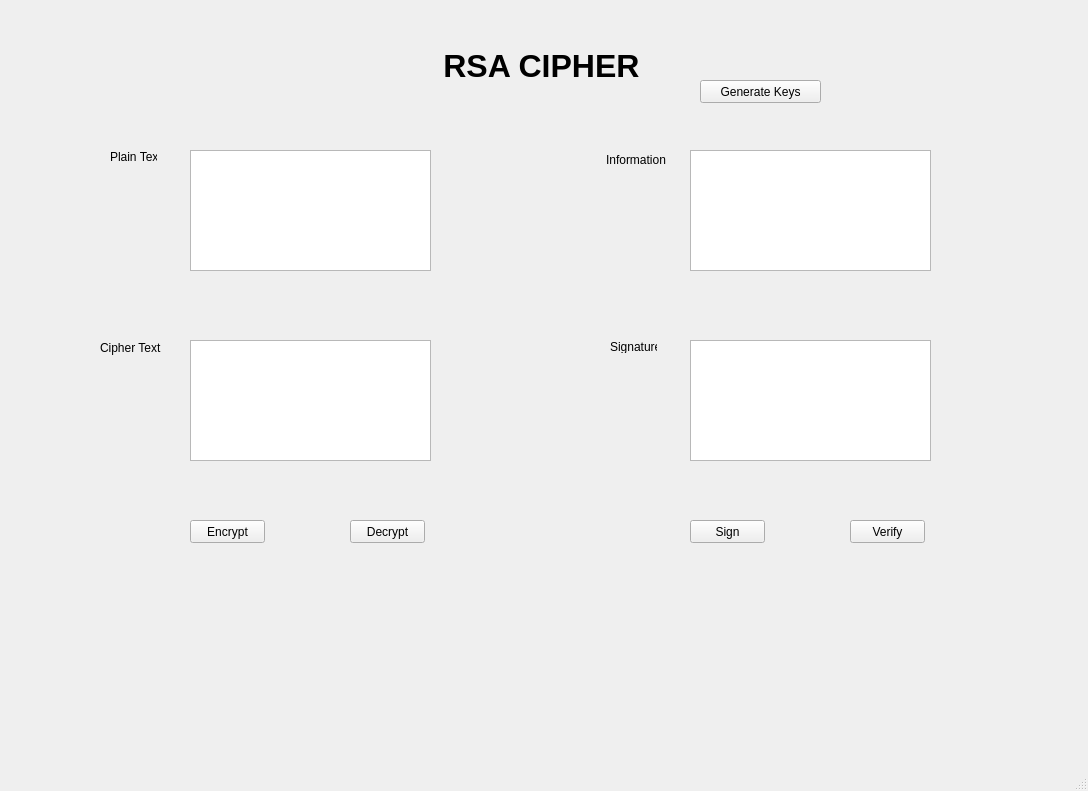
<?xml version="1.0" encoding="UTF-8"?>
<ui version="4.0">
 <class>MainWindow</class>
 <widget class="QMainWindow" name="MainWindow">
  <property name="geometry">
   <rect>
    <x>0</x>
    <y>0</y>
    <width>1088</width>
    <height>791</height>
   </rect>
  </property>
  <property name="windowTitle">
   <string>MainWindow</string>
  </property>
  <widget class="QWidget" name="centralwidget">
   <widget class="QLabel" name="label">
    <property name="geometry">
     <rect>
      <x>110</x>
      <y>150</y>
      <width>47</width>
      <height>13</height>
     </rect>
    </property>
    <property name="text">
     <string>Plain Text</string>
    </property>
   </widget>
   <widget class="QLabel" name="label_2">
    <property name="geometry">
     <rect>
      <x>100</x>
      <y>340</y>
      <width>71</width>
      <height>16</height>
     </rect>
    </property>
    <property name="text">
     <string>Cipher Text</string>
    </property>
   </widget>
   <widget class="QLabel" name="label_3">
    <property name="geometry">
     <rect>
      <x>606</x>
      <y>150</y>
      <width>71</width>
      <height>20</height>
     </rect>
    </property>
    <property name="text">
     <string>Information</string>
    </property>
   </widget>
   <widget class="QLabel" name="label_4">
    <property name="geometry">
     <rect>
      <x>610</x>
      <y>340</y>
      <width>47</width>
      <height>13</height>
     </rect>
    </property>
    <property name="text">
     <string>Signature</string>
    </property>
   </widget>
   <widget class="QLabel" name="label_5">
    <property name="geometry">
     <rect>
      <x>390</x>
      <y>40</y>
      <width>301</width>
      <height>51</height>
     </rect>
    </property>
    <property name="font">
     <font>
      <pointsize>24</pointsize>
      <weight>75</weight>
      <bold>true</bold>
     </font>
    </property>
    <property name="text">
     <string>      RSA CIPHER</string>
    </property>
   </widget>
   <widget class="QPushButton" name="btn_gen_keys">
    <property name="geometry">
     <rect>
      <x>700</x>
      <y>80</y>
      <width>121</width>
      <height>23</height>
     </rect>
    </property>
    <property name="text">
     <string>Generate Keys</string>
    </property>
   </widget>
   <widget class="QPlainTextEdit" name="txt_plain_text">
    <property name="geometry">
     <rect>
      <x>190</x>
      <y>150</y>
      <width>241</width>
      <height>121</height>
     </rect>
    </property>
   </widget>
   <widget class="QPlainTextEdit" name="txt_cipher_text">
    <property name="geometry">
     <rect>
      <x>190</x>
      <y>340</y>
      <width>241</width>
      <height>121</height>
     </rect>
    </property>
   </widget>
   <widget class="QPlainTextEdit" name="txt_info">
    <property name="geometry">
     <rect>
      <x>690</x>
      <y>150</y>
      <width>241</width>
      <height>121</height>
     </rect>
    </property>
   </widget>
   <widget class="QPlainTextEdit" name="txt_sign">
    <property name="geometry">
     <rect>
      <x>690</x>
      <y>340</y>
      <width>241</width>
      <height>121</height>
     </rect>
    </property>
   </widget>
   <widget class="QPushButton" name="btn_encrypt">
    <property name="geometry">
     <rect>
      <x>190</x>
      <y>520</y>
      <width>75</width>
      <height>23</height>
     </rect>
    </property>
    <property name="text">
     <string>Encrypt</string>
    </property>
   </widget>
   <widget class="QPushButton" name="btn_decrypt">
    <property name="geometry">
     <rect>
      <x>350</x>
      <y>520</y>
      <width>75</width>
      <height>23</height>
     </rect>
    </property>
    <property name="text">
     <string>Decrypt</string>
    </property>
   </widget>
   <widget class="QPushButton" name="btn_sign">
    <property name="geometry">
     <rect>
      <x>690</x>
      <y>520</y>
      <width>75</width>
      <height>23</height>
     </rect>
    </property>
    <property name="text">
     <string>Sign</string>
    </property>
   </widget>
   <widget class="QPushButton" name="btn_verify">
    <property name="geometry">
     <rect>
      <x>850</x>
      <y>520</y>
      <width>75</width>
      <height>23</height>
     </rect>
    </property>
    <property name="text">
     <string>Verify</string>
    </property>
   </widget>
  </widget>
  <widget class="QMenuBar" name="menubar">
   <property name="geometry">
    <rect>
     <x>0</x>
     <y>0</y>
     <width>1088</width>
     <height>21</height>
    </rect>
   </property>
  </widget>
  <widget class="QStatusBar" name="statusbar"/>
 </widget>
 <resources/>
 <connections/>
</ui>
